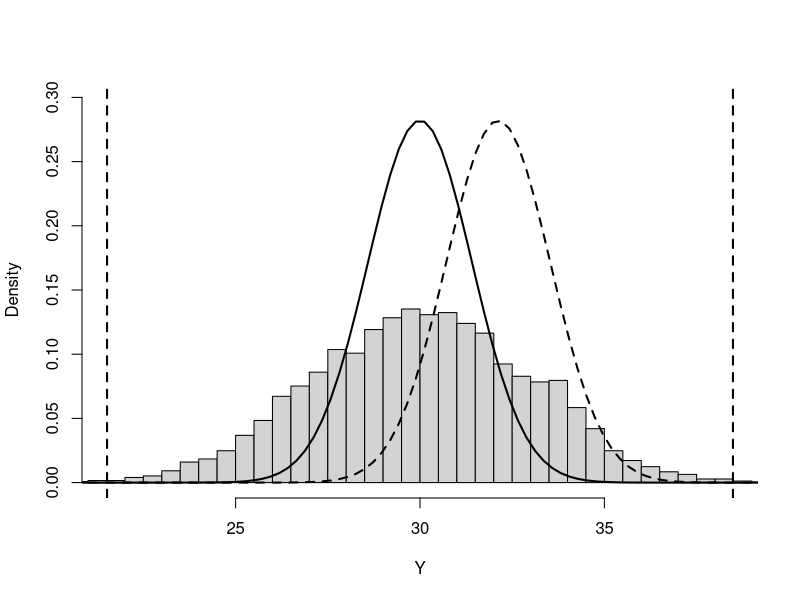

Recreate this plot in R.
## ---- chunk 1
knitr::opts_chunk$set(echo = TRUE, comment = "#>")
setwd("/home/ajo/gitRepos/stat4BusMan/Week4")
## ---- chunk 2
# Import data. 
Y<-read.csv("prod.csv",sep = ",",col.names = 1)
Y<-as.matrix(Y)
head(Y)
summary(Y)

# Parameters.
mu=30
sigma=sqrt(2)
## ---- chunk 3
(LSL <- (-6) * sigma + mu)
(USL <- 6 * sigma + mu)
## ---- chunk 4
(DPMO <- 1000000*(1-pnorm(USL,mu+1.5*sigma,sigma)))
## ---- chunk 5
(out <- length(Y[Y>USL | Y < LSL]))
## ---- chunk 6
out/dim(Y)[1]*10^6
## ---- chunk 7
x <- seq(min(Y), max(Y), length = 100)
f1 <- dnorm(x, mean = mu+1.5*sigma, sd = sigma)
f2 <- dnorm(x, mean = mu, sd = sigma)
hist(Y,xlim = c(LSL,USL),ylim=c(0,0.3),probability = T,main = "", breaks = 50)
lines(x,f1,type="l",lwd=2,lty=2)
lines(x,f2,type="l",lwd=2,lty=1)
abline(v=LSL,lwd=2,lty=2)
abline(v=USL,lwd=2,lty=2)
## ---- chunk 8
(faults<-sum((Y>USL)+(Y<LSL)))
## ---- chunk 9
prob<-faults/nrow(Y)
prob
k<-qnorm(1-prob,1.5,1)
k

sqrt(var(Y))

